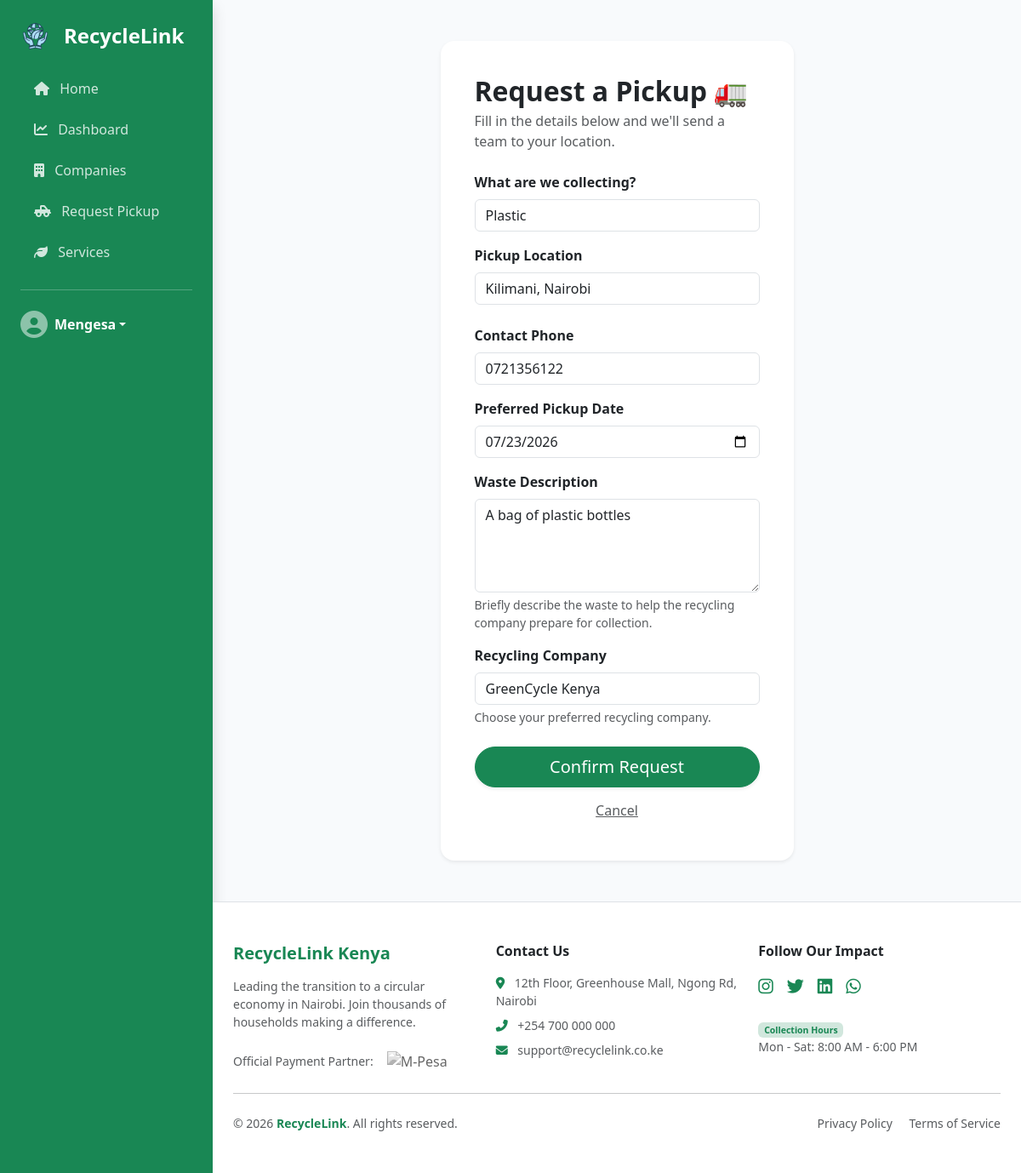
The app's page /WasteApp/update_pickup/1/ (signed in) with its own data.
### WasteApp/models.py (models this page shows, shortened)
class WasteRequest(models.Model):
     STATUS_CHOICES = (
          ('pending', 'pending'),
          ('assigned', 'assigned'),
          ('paid', 'paid'),
          ('approved', 'approved'),
          ('collected', 'collected'),
          ('cancelled', 'cancelled'),
    )
     WASTE_TYPES = (
        ('plastic', 'Plastic'),
        ('paper', 'Paper'),
        ('metal', 'Metal'),
        ('glass', 'Glass'),
        ('organic', 'Organic'),
    )
     user = models.ForeignKey(User, on_delete=models.CASCADE)
     waste_type = models.CharField(max_length=40, choices=WASTE_TYPES)
     location = models.CharField(max_length=255)
     contact_phone = models.CharField(max_length=20)
     preferred_pickup_date = models.DateField()
     status = models.CharField(max_length=20, choices= STATUS_CHOICES, default= 'pending')
     created_at = models.DateTimeField(auto_now_add= True)
     description = models.TextField(
        blank=True,
        help_text="Describe the waste you want collected."
     )
     assigned_company = models.ForeignKey(
         'Company',
         on_delete= models.SET_NULL,
         null=True,
         blank=True,
         related_name= 'assigned_pickups'
     )

### WasteApp/views.py (the view)
# urls.py: path('update_pickup/<int:pk>/', views.update_pickup, name='update_pickup'),
@login_required
def update_pickup(request, pk):
    pickup = get_object_or_404(WasteRequest, pk=pk, user=request.user)
    if pickup.status in ['paid', 'collected']:
        return redirect('dashboard')
    if request.method == 'POST':
        form = WasteRequestForm(request.POST, instance=pickup)
        if form.is_valid():
            pickup = form.save(commit=False)
            if pickup.assigned_company:
                pickup.status = 'assigned'
            else:
                pickup.status = 'pending'
            pickup.save()
            return redirect('dashboard')
    else:
        form = WasteRequestForm(instance=pickup)
    return render(request, 'WasteApp/request_pickup.html', {'form': form, 'edit_mode': True})

### WasteApp/models.py (called while the page is built)
    def __str__(self):
        return self.name

### WasteApp/templates/WasteApp/request_pickup.html (shortened to what this page needs)
{% extends 'main.html' %} {% block content %}
<div class="row justify-content-center">
    <div class="col-md-8 col-lg-6">
        <div class="card border-0 shadow-sm rounded-4 p-4">
            <div class="card-body">
                <h2 class="fw-bold mb-1">Request a Pickup 🚛</h2>
                <p class="text-muted mb-4">Fill in the details below and we'll send a team to your location.</p>
                <form method="POST">
                    <div class="mb-3">
                        <label class="form-label fw-bold text-dark">What are we collecting?</label> {{ form.waste_type }}
                    </div>
                    <div class="mb-4">
                        <label class="form-label fw-bold text-dark">Pickup Location</label> {{ form.location }}
                    </div>
                    <div class="mb-3">
                        <label class="form-label fw-bold text-dark">Contact Phone</label> {{ form.contact_phone }}
                    </div>
                    <div class="mb-3">
                        <label class="form-label fw-bold text-dark">Preferred Pickup Date</label> {{ form.preferred_pickup_date }}
                    </div>
                    <div class="mb-3">
                        <label class="form-label fw-bold text-dark">
                            Waste Description
                        </label>
                        {{ form.description }}
                         <div class="form-text">
                            Briefly describe the waste to help the recycling company prepare for collection.
                        </div>
                    </div>
                    <div class="mb-4">
                        <label class="form-label fw-bold">
                            Recycling Company
                        </label>
                        {{ form.assigned_company }}
                        <div class="form-text">
                            Choose your preferred recycling company.
                        </div>
                    </div>
                    <div class="d-grid">
                        <button type="submit" class="btn btn-success btn-lg rounded-pill shadow-sm">
                            Confirm Request
                        </button>
                        <a href="{% url 'dashboard' %}" class="btn btn-link text-muted mt-2">Cancel</a>
                    </div>
                </form>
            </div>
        </div>
    </div>
</div>
{% endblock %}

### templates/main.html (shortened to what this page needs)
{% load static %}
<!doctype html>
<html lang="en">
<head>
    <link href="https://cdn.jsdelivr.net/npm/bootstrap@5.3.3/dist/css/bootstrap.min.css" rel="stylesheet" />
    <link rel="stylesheet" href="https://cdnjs.cloudflare.com/ajax/libs/font-awesome/6.4.0/css/all.min.css" />
</head>
<body>
    <div class="d-flex">
        <nav id="sidebar" class="bg-success text-white shadow">
            <div class="p-4">
                <a class="navbar-brand d-flex align-items-center text-white text-decoration-none mb-4" href="{% url 'home' %}">
                    <img src="{% static 'svg/image_new.png' %}" alt="logo" class="img-fluid me-3" width="35" />
                    <span class="fs-4 fw-bold">RecycleLink</span>
                </a>
                <ul class="nav flex-column gap-2">
                    <li class="nav-item">
                        <a class="nav-link rounded {% if request.resolver_match.url_name == 'home' %}active{% endif %}" href="{% url 'home' %}">
                            <i class="fas fa-house me-2"></i> Home
                        </a>
                    </li>
                    <li class="nav-item">
                        <a class="nav-link rounded {% if request.resolver_match.url_name == 'dashboard' %}active{% endif %}" href="{% url 'dashboard' %}">
                            <i class="fas fa-chart-line me-2"></i> Dashboard
                        </a>
                    </li>
                    <li class="nav-item">
                        <a class="nav-link rounded" href="{% url 'companies' %}">
                            <i class="fas fa-building me-2"></i> Companies
                        </a>
                    </li>
                    <li class="nav-item">
                        <a class="nav-link rounded {% if request.resolver_match.url_name == 'request_pickup' %}active{% endif %}" href="{% url 'request_pickup' %}">
                            <i class="fas fa-truck-pickup me-2"></i> Request Pickup
                        </a>
                    </li>
                    <li class="nav-item">
                        <a class="nav-link rounded {% if request.resolver_match.url_name == 'services' %}active{% endif %}" href="{% url 'services' %}">
                            <i class="fas fa-leaf me-2"></i> Services
                        </a>
                    </li>
                </ul>
                <hr class="my-4 opacity-25" />
                <div class="dropdown">
                    <a href="#" class="d-flex align-items-center text-white text-decoration-none dropdown-toggle" id="userMenu" data-bs-toggle="dropdown" aria-expanded="false">
                        <i class="fas fa-user-circle fa-2x me-2 text-white-50"></i>
                        <span class="fw-bold">{{ user.username|default:"Guest" }}</span>
                    </a>
          </div>
        </div>
      </nav>
      <div class="content-area">
        <div class="p-4 p-md-5">{% block content %} {% endblock %}</div>
        {% include 'footer.html' %}
      </div>
    </div>
  </body>
</html>

### templates/main.html (style rules this page uses)
body { background-color: #f8fafc; overflow-x: hidden; }
#sidebar { min-width: 250px; max-width: 250px; min-height: 100vh; transition: all 0.3s; }
.nav-link { color: rgba(255, 255, 255, 0.8); font-weight: 500; transition: 0.2s; }
.content-area { width: 100%; }
.card { transition: all 0.3s ease; }

### records on screen
WasteRequest: waste_type "Plastic", location "Kilimani, Nairobi", contact_phone "0721356122", preferred_pickup_date "07/23/2026", description "A bag of plastic bottles", assigned_company "GreenCycle Kenya"

### other values on screen
{{ user.username|default:"Guest" }} "Mengesa"
